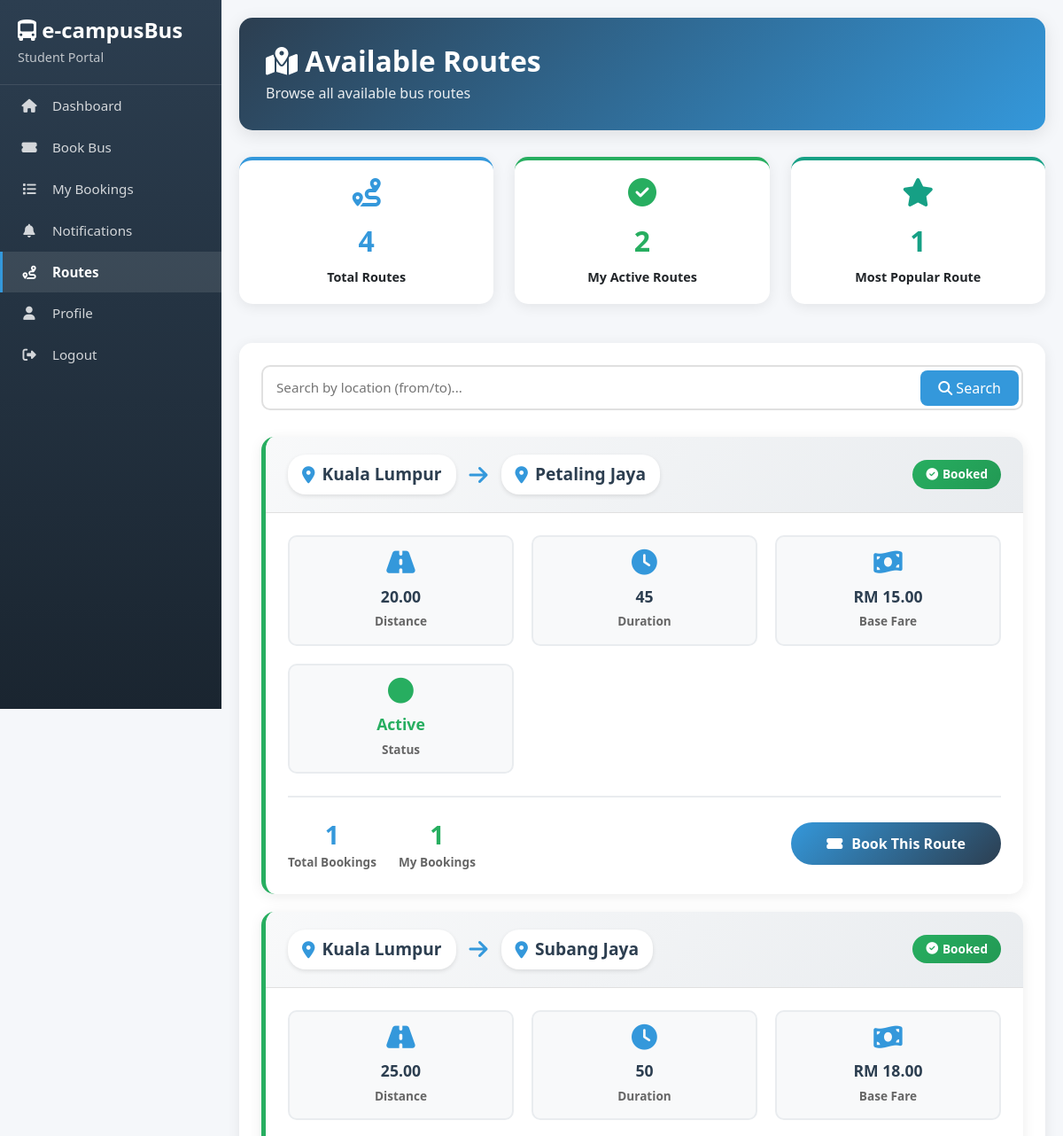
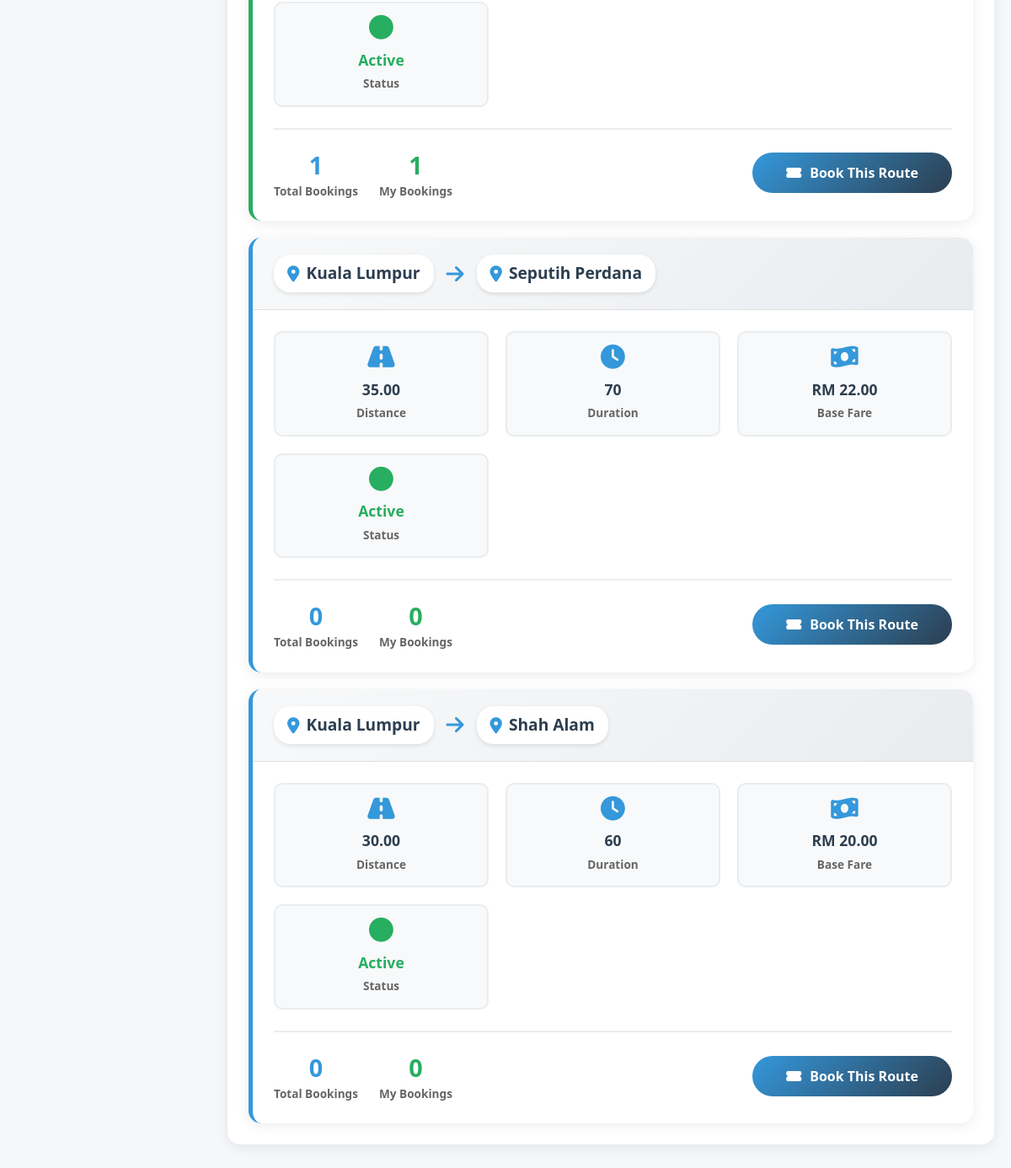
Screenshot of /student/routes.php (signed in) with the database file from the repository (2 pictures, top to bottom).
### tables this page shows
CREATE TABLE routes (
    route_id INT PRIMARY KEY AUTO_INCREMENT,
    from_location VARCHAR(100) NOT NULL,
    to_location VARCHAR(100) NOT NULL,
    distance DECIMAL(5, 2),
    duration INT,
    base_fare DECIMAL(10, 2) NOT NULL,
    status ENUM('active', 'inactive') DEFAULT 'active',
    created_at TIMESTAMP DEFAULT CURRENT_TIMESTAMP
);

### student/routes.php (the view, shortened to what this page needs)
<?php
$user_id = $_SESSION['user_id'];
try {
    $pdo = new PDO(
        "mysql:host=localhost;dbname=bus_management;charset=utf8mb4",
        "root",
        ""
    );
    $pdo->setAttribute(PDO::ATTR_ERRMODE, PDO::ERRMODE_EXCEPTION);
    $search = $_GET['search'] ?? '';
    $query = "
        SELECT r.*,
               COUNT(b.booking_id) as total_bookings,
               SUM(CASE WHEN b.user_id = ? THEN 1 ELSE 0 END) as my_bookings
        FROM routes r
        LEFT JOIN bookings b ON r.route_id = b.route_id
        WHERE r.status = 'active'
    ";
    $query .= " GROUP BY r.route_id ORDER BY total_bookings DESC";
    $stmt = $pdo->prepare($query);
    $params = [$user_id];
    $stmt->execute($params);
    $routes = $stmt->fetchAll(PDO::FETCH_ASSOC);
    $stmt = $pdo->query("SELECT COUNT(*) as total FROM routes WHERE status = 'active'");
    $total_routes = $stmt->fetchColumn();
    $stmt = $pdo->prepare("
        SELECT COUNT(DISTINCT route_id) as booked
        FROM bookings
        WHERE user_id = ? AND status IN ('confirmed', 'pending')
    ");
    $stmt->execute([$user_id]);
    $my_routes = $stmt->fetchColumn();
} catch(PDOException $e) {
    $error = "Database error: " . $e->getMessage();
}
?>
<!DOCTYPE html>
<html lang="en">
<head>
    <link href="https://cdn.jsdelivr.net/npm/bootstrap@5.3.0-alpha1/dist/css/bootstrap.min.css" rel="stylesheet">
    <link rel="stylesheet" href="https://cdnjs.cloudflare.com/ajax/libs/font-awesome/6.4.0/css/all.min.css">
</head>
<body>
    <div class="sidebar">
        <div class="sidebar-header">
            <h3><i class="fas fa-bus-alt"></i> e-campusBus</h3>
            <p>Student Portal</p>
        </div>
        <nav class="nav flex-column">
            <a class="nav-link" href="dashboard.php"><i class="fas fa-home"></i> Dashboard</a>
            <a class="nav-link" href="make_booking.php"><i class="fas fa-ticket-alt"></i> Book Bus</a>
            <a class="nav-link" href="bookings.php"><i class="fas fa-list"></i> My Bookings</a>
            <a class="nav-link" href="notifications.php"><i class="fas fa-bell"></i> Notifications</a>
            <a class="nav-link active" href="routes.php"><i class="fas fa-route"></i> Routes</a>
            <a class="nav-link" href="profile.php"><i class="fas fa-user"></i> Profile</a>
            <a class="nav-link" href="../logout.php"><i class="fas fa-sign-out-alt"></i> Logout</a>
        </nav>
    </div>
    <div class="main-content">
        <div class="header">
            <h2><i class="fas fa-map-marked-alt"></i> Available Routes</h2>
            <p class="mb-0">Browse all available bus routes</p>
        </div>
        <div class="row mb-4">
            <div class="col-md-4">
                <div class="stat-box blue">
                    <i class="fas fa-route"></i>
                    <h3><?php echo $total_routes ?? 0; ?></h3>
                    <p>Total Routes</p>
                </div>
            </div>
            <div class="col-md-4">
                <div class="stat-box green">
                    <i class="fas fa-check-circle"></i>
                    <h3><?php echo $my_routes ?? 0; ?></h3>
                    <p>My Active Routes</p>
                </div>
            </div>
            <div class="col-md-4">
                <div class="stat-box cyan">
                    <i class="fas fa-star"></i>
                    <h3><?php echo !empty($routes) ? $routes[0]['total_bookings'] : 0; ?></h3>
                    <p>Most Popular Route</p>
                </div>
            </div>
        </div>
        <div class="content-card">
            <div class="search-box">
                <form method="GET" action="">
                    <input type="text" name="search" placeholder="Search by location (from/to)..." value="<?php echo htmlspecialchars($search); ?>">
                    <button type="submit"><i class="fas fa-search"></i> Search</button>
                </form>
            </div>
            <?php if (!empty($routes)): ?>
            <div class="route-list">
                <?php
                $max_bookings = !empty($routes) ? max(array_column($routes, 'total_bookings')) : 0;
                foreach($routes as $route):
                    $is_popular = $route['total_bookings'] >= 5 && $route['total_bookings'] == $max_bookings;
                    $is_booked = $route['my_bookings'] > 0;
                    $card_class = $is_booked ? 'booked' : ($is_popular ? 'popular' : '');
                ?>
                <div class="route-card <?php echo $card_class; ?>">
                    <div class="route-header">
                        <div class="route-title">
                            <div class="route-locations">
                                <div class="location-badge">
                                    <i class="fas fa-map-marker-alt"></i>
                                    <?php echo htmlspecialchars($route['from_location']); ?>
                                </div>
                                <i class="fas fa-arrow-right arrow-separator"></i>
                                <div class="location-badge">
                                    <i class="fas fa-map-marker-alt"></i>
                                    <?php echo htmlspecialchars($route['to_location']); ?>
                                </div>
                            </div>
                        </div>
                        <div class="route-badges">
                            <?php if ($is_booked): ?>
                            <span class="badge-booked">
                                <i class="fas fa-check-circle"></i> Booked
                            </span>
                            <?php endif; ?>
                        </div>
                    </div>
                    <div class="route-body">
                        <div class="route-details">
                            <div class="detail-box">
                                <i class="fas fa-road"></i>
                                <div class="value"><?php echo htmlspecialchars($route['distance']); ?></div>
                                <div class="label">Distance</div>
                            </div>
                            <div class="detail-box">
                                <i class="fas fa-clock"></i>
                                <div class="value"><?php echo htmlspecialchars($route['duration']); ?></div>
                                <div class="label">Duration</div>
                            </div>
                            <div class="detail-box">
                                <i class="fas fa-money-bill-wave"></i>
                                <div class="value">RM <?php echo number_format($route['base_fare'], 2); ?></div>
                                <div class="label">Base Fare</div>
                            </div>
                            <div class="detail-box">
                                <i class="fas fa-circle" style="color: var(--success-green);"></i>
                                <div class="value" style="color: var(--success-green);">Active</div>
                                <div class="label">Status</div>
                            </div>
                        </div>
                        <div class="route-footer">
                            <div class="booking-stats">
                                <div class="booking-stat">
                                    <div class="number"><?php echo $route['total_bookings']; ?></div>
                                    <div class="text">Total Bookings</div>
                                </div>
                                <div class="booking-stat my-bookings">
                                    <div class="number"><?php echo $route['my_bookings']; ?></div>
                                    <div class="text">My Bookings</div>
                                </div>
                            </div>
                            <a href="make_booking.php?route_id=<?php echo $route['route_id']; ?>" class="btn-book">
                                <i class="fas fa-ticket-alt"></i> Book This Route
                            </a>
                        </div>
                    </div>
                </div>
                <?php endforeach; ?>
            </div>
            <?php endif; ?>
        </div>
    </div>
</body>
</html>

### rows the page displays
routes: from_location "Kuala Lumpur", to_location "Petaling Jaya", shows "Booked", distance "20.00", duration "45", base_fare "15.00", total_bookings "1", my_bookings "1"
routes: from_location "Kuala Lumpur", to_location "Subang Jaya", shows "Booked", distance "25.00", duration "50", base_fare "18.00", total_bookings "1", my_bookings "1"
routes: from_location "Kuala Lumpur", to_location "Seputih Perdana", distance "35.00", duration "70", base_fare "22.00", total_bookings "0", my_bookings "0"
routes: from_location "Kuala Lumpur", to_location "Shah Alam", distance "30.00", duration "60", base_fare "20.00", total_bookings "0", my_bookings "0"

### other values shown
$total_routes "4"
$my_routes "2"
$routes[0]['total_bookings'] "1"
